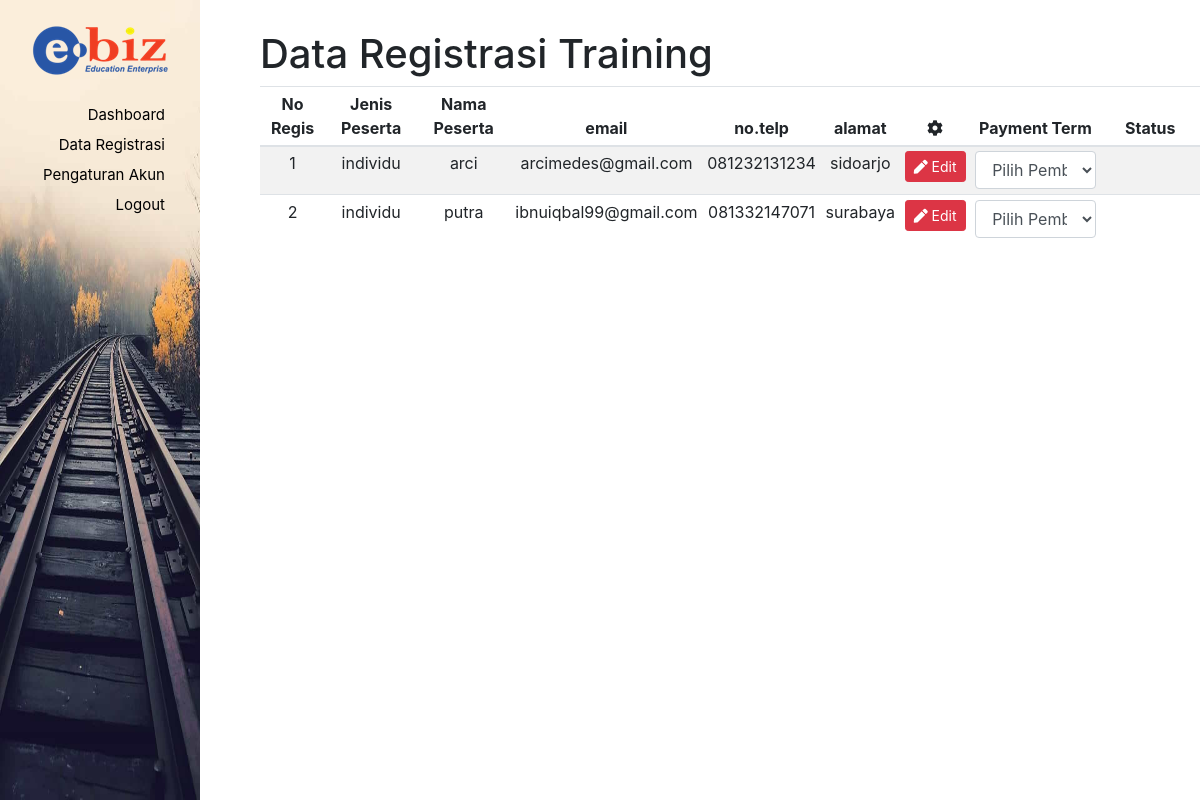
/user/marketing/index.php?halaman=course-info (signed in), run on the app's committed database.
### tables this page shows
CREATE TABLE `m_peserta` (
  `peserta_id` int(10) NOT NULL,
  `peserta_nama` varchar(100) NOT NULL,
  `peserta_email` varchar(50) NOT NULL,
  `peserta_alamat` varchar(100) NOT NULL,
  `peserta_telp` varchar(12) NOT NULL,
  `peserta_jenis` varchar(10) NOT NULL,
  `peserta_aktif` char(1) NOT NULL DEFAULT 'y',
  `peserta_instansi_nama` varchar(100) DEFAULT NULL,
  `jns_pelatihan_kode` varchar(10) NOT NULL,
  `jadwal_id` int(1) NOT NULL
);

### user/marketing/course-info.php (the view, shortened to what this page needs)
<?php
include '../../config/koneksi.php';
$query = mysqli_query($koneksi, "SELECT * FROM m_peserta ORDER BY peserta_id DESC");
?>
<div class="">
  <h1>Data Registrasi Training</h1>
</div>
<div class="tbcourse">
  <table id="tbcourse" class="table table-striped table-hover table-sm text-center">
    <thead>
      <tr>
        <th>No Regis</th>
        <th>Jenis Peserta</th>
        <th>Nama Peserta</th>
        <th>email</th>
        <th>no.telp</th>
        <th>alamat</th>
        <th><i class="fa fa-cog"></i></th>
        <th>Payment Term</th>
        <th>Status</th>
      </tr>
    </thead>
    <tbody>
    <?php if (mysqli_num_rows($query)>0) {?>
    <?php $no=1;
      while ($data = mysqli_fetch_array($query)){
     ?>
      <tr>
        <td><?php echo $no ?></td>
        <td><?php echo $data['peserta_jenis'];?></td>
        <td><?php echo $data["peserta_nama"];?></td>
        <td><?php echo $data["peserta_email"];?></td>
        <td><?php echo $data["peserta_telp"];?></td>
        <td><?php echo $data["peserta_alamat"];?></td>
        <td>
          <button type="button" class="edit btn btn-danger btn-sm" data-toggle="modal" data-target="#mEdit"><i class="fa fa-pen"></i> Edit</button>
        </td>
        <td>
          <select class="form-control" id="pterm" onclick="payTerm()">
            <option value="0" active>Pilih Pembayaran</option>
          </select>
        </td>
        <td>
        </td>
      </tr>
      <?php $no++; } ?>
      <?php } ?>
    </tbody>
  </table>
</div>

### assets/css/fa_all.css (style rules this page uses)
.fa, .fas, .far, .fal, .fab { -moz-osx-font-smoothing: grayscale; -webkit-font-smoothing: antialiased; display: inline-block; font-style: normal; font-variant: normal; text-rendering: auto; line-height: 1; }
.fa-cog:before { content: "\f013"; }
.fa-pen:before { content: "\f304"; }
.fa, .fas { font-family: 'Font Awesome 5 Free'; font-weight: 900; }

### data on the page
m_peserta: peserta_jenis "individu", peserta_nama "arci", peserta_email "arcimedes@gmail.com", peserta_telp "081232131234", peserta_alamat "sidoarjo"
m_peserta: peserta_jenis "individu", peserta_nama "putra", peserta_email "ibnuiqbal99@gmail.com", peserta_telp "081332147071", peserta_alamat "surabaya"
